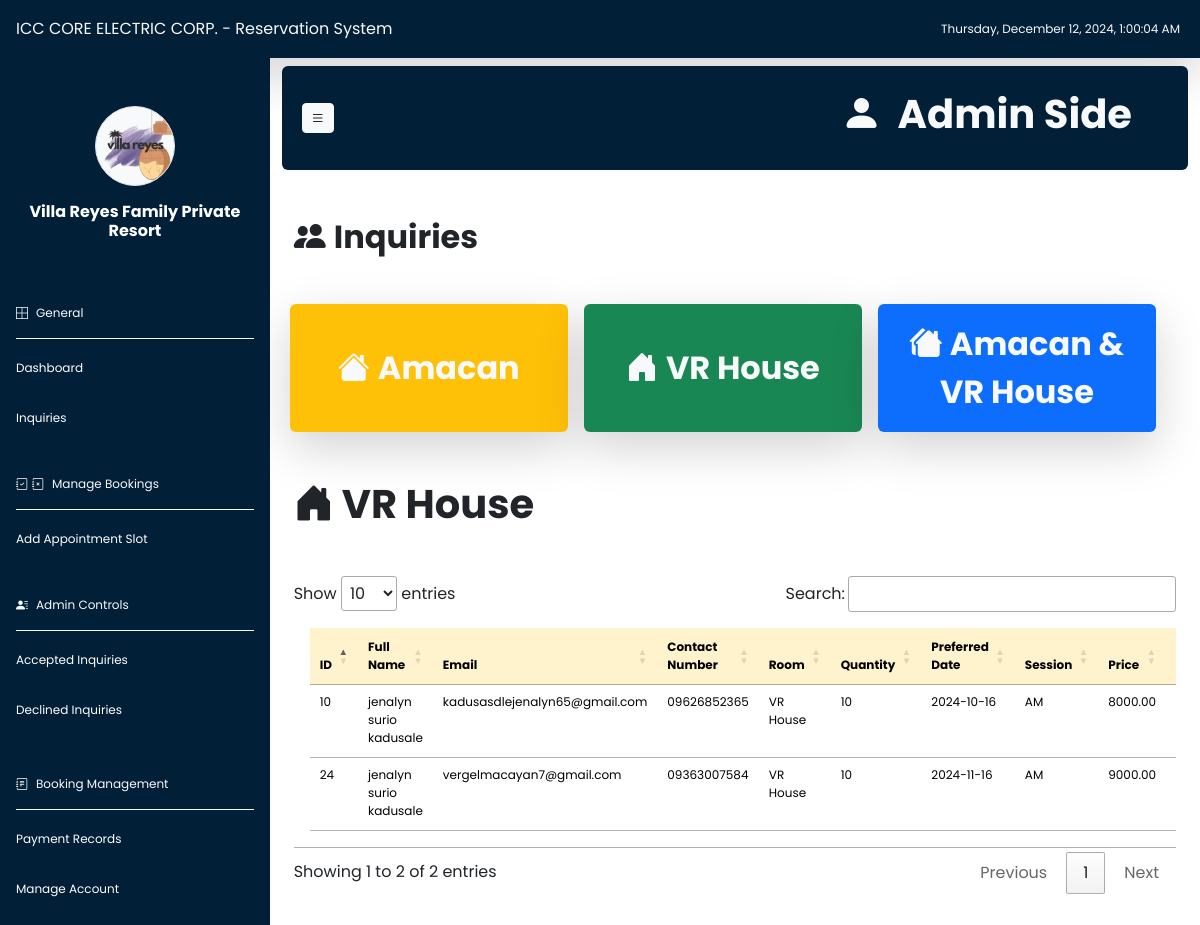
The app's page /adminInquiries/Vrhouse (signed in) with its own data.
### tables this page shows
CREATE TABLE `inquiries` (
  `id` int(11) NOT NULL,
  `full_name` varchar(255) NOT NULL,
  `email` varchar(255) NOT NULL,
  `contact_number` varchar(20) DEFAULT NULL,
  `room` varchar(50) DEFAULT NULL,
  `quantity` int(11) NOT NULL,
  `preferred_date` date NOT NULL,
  `created_at` timestamp NOT NULL DEFAULT current_timestamp(),
  `session` varchar(100) DEFAULT NULL,
  `code` varchar(50) DEFAULT NULL,
  `price` decimal(20,2) DEFAULT NULL,
  `status` varchar(50) DEFAULT NULL
);

### app/views/admin/adminvrhouse.php (the view, shortened to what this page needs)
<?php
require_once(dirname(__DIR__, 3) . '/configuration/dbConnection.php');
$stmt = $pdo->prepare("SELECT * FROM inquiries WHERE room = 'VR House' AND status = 'pending'");
$stmt->execute();
$vrInquiries = $stmt->fetchAll(PDO::FETCH_ASSOC);
?>
<!DOCTYPE html>
<html lang="en">
<head>
    <link href="https://cdn.jsdelivr.net/npm/bootstrap@5.3.3/dist/css/bootstrap.min.css" rel="stylesheet"
>
    <link rel="stylesheet"
        href="https://cdnjs.cloudflare.com/ajax/libs/bootstrap-icons/1.10.0/font/bootstrap-icons.min.css">
    <link rel="stylesheet" type="text/css" href="https://cdn.datatables.net/1.13.5/css/jquery.dataTables.min.css">
</head>
<body>
    <?php include 'app/views/admin/adminInclude/header-top.php'; ?>
    <div class="d-flex">
        <?php include 'app/views/admin/adminInclude/sidebar.php'; ?>
        <div class="container-fluid" style="height: 100vh; overflow-y: scroll; scrollbar-width: none;">
            <?php include 'app/views/admin/adminInclude/header.php'; ?>
            <div class="container">
                <div class="content">
                    <h2 class="my-5 fw-bold"><i class="bi bi-people-fill me-2"></i>Inquiries</h2>
                    <div class="row w-100 my-5">
                        <button
                            class="col btn btn-warning p-3 mx-2 border-0 rounded-2 shadow-lg text-light fs-2 fw-bold amacan"
                            onclick="window.location.href = '/adminInquiries/Amacan'"><i
                                class="bi bi-house-fill me-2"></i>Amacan</button>
                        <button
                            class="col btn btn-success p-3 mx-2 border-0 rounded-2 shadow-lg text-light fs-2 fw-bold vrhouse"
                            onclick="window.location.href = '/adminInquiries/Vrhouse'"><i
                                class="bi bi-house-door-fill me-2"></i>VR
                            House</button>
                        <button
                            class="col btn btn-primary p-3 mx-2 border-0 rounded-2 shadow-lg text-light fs-2 fw-bold 22hrs"
                            onclick="window.location.href = '/adminInquiries/AmacananVrhouse'"><i
                                class="bi bi-houses-fill me-2"></i>Amacan & VR House</button>
                    </div>
                    <h1 class="fw-bold"><i class="bi bi-house-door-fill me-2"></i>VR House</h1>
                    <div class="table-responsive mt-5">
                        <table id="inquiriesTable" class="container table table-hover p-3">
                            <thead class="table-warning text-dark" style="font-size: 12px">
                                <tr>
                                    <th>ID</th>
                                    <th>Full Name</th>
                                    <th>Email</th>
                                    <th>Contact Number</th>
                                    <th>Room</th>
                                    <th>Quantity</th>
                                    <th>Preferred Date</th>
                                    <th>Session</th>
                                    <th>Price</th>
                                    <th>Status</th>
                                </tr>
                            </thead>
                            <tbody class="text-dark" style="font-size: 12px">
                                <?php foreach ($vrInquiries as $inquiry): ?>
                                    <tr>
                                        <td><?php echo htmlspecialchars($inquiry['id']); ?></td>
                                        <td><?php echo htmlspecialchars($inquiry['full_name']); ?></td>
                                        <td><?php echo htmlspecialchars($inquiry['email']); ?></td>
                                        <td><?php echo htmlspecialchars($inquiry['contact_number']); ?></td>
                                        <td><?php echo htmlspecialchars($inquiry['room']); ?></td>
                                        <td><?php echo htmlspecialchars($inquiry['quantity']); ?></td>
                                        <td><?php echo htmlspecialchars($inquiry['preferred_date']); ?></td>
                                        <td><?php echo htmlspecialchars($inquiry['session']); ?></td>
                                        <td><?php echo htmlspecialchars($inquiry['price']); ?></td>
                                        <td><?php echo htmlspecialchars($inquiry['status']); ?></td>
                                    </tr>
                                <?php endforeach; ?>
                            </tbody>
                        </table>
                    </div>
                </div>
            </div>
        </div>
    </div>
</body>
</html>

### app/views/admin/adminvrhouse.php (style rules this page uses)
* { margin: 0; padding: 0; box-sizing: border-box; font-family: "Poppins", system-ui; }
body { font-family: Arial, sans-serif; overflow-x: hidden; }
.amacan { transition: background-color 0.3s ease, color 0.3s ease; }
table { margin-top: 5rem; }

### app/views/admin/adminInclude/sidebar.php (style rules this page uses)
body { font-family: Arial, sans-serif; }

### records on screen
inquiries: id "10", full_name "jenalyn surio kadusale", email "kadusasdlejenalyn65@gmail.com", contact_number "09626852365", room "VR House", quantity "10", preferred_date "2024-10-16", session "AM", price "8000.00"
inquiries: id "24", full_name "jenalyn surio kadusale", email "vergelmacayan7@gmail.com", contact_number "09363007584", room "VR House", quantity "10", preferred_date "2024-11-16", session "AM", price "9000.00"
